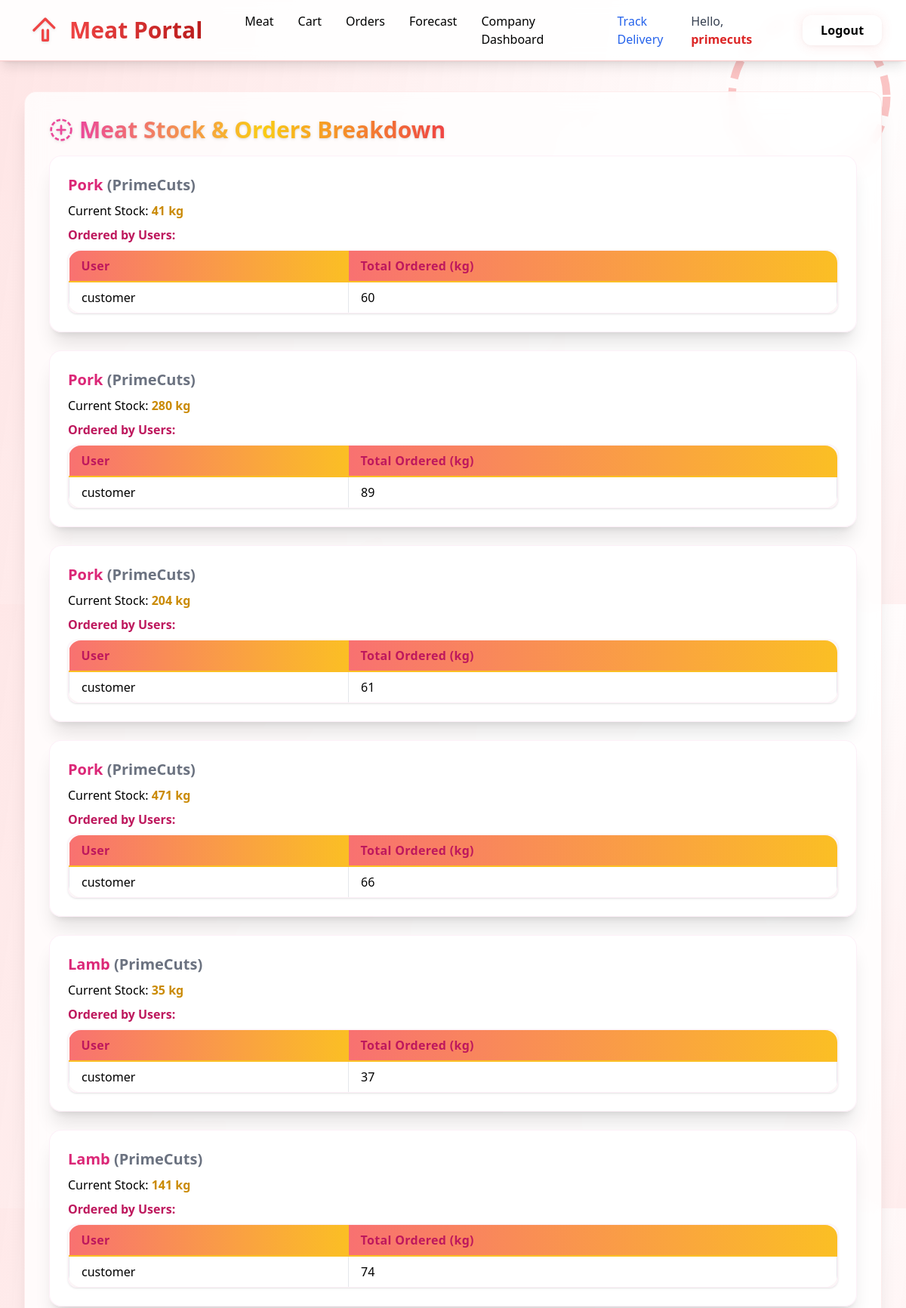
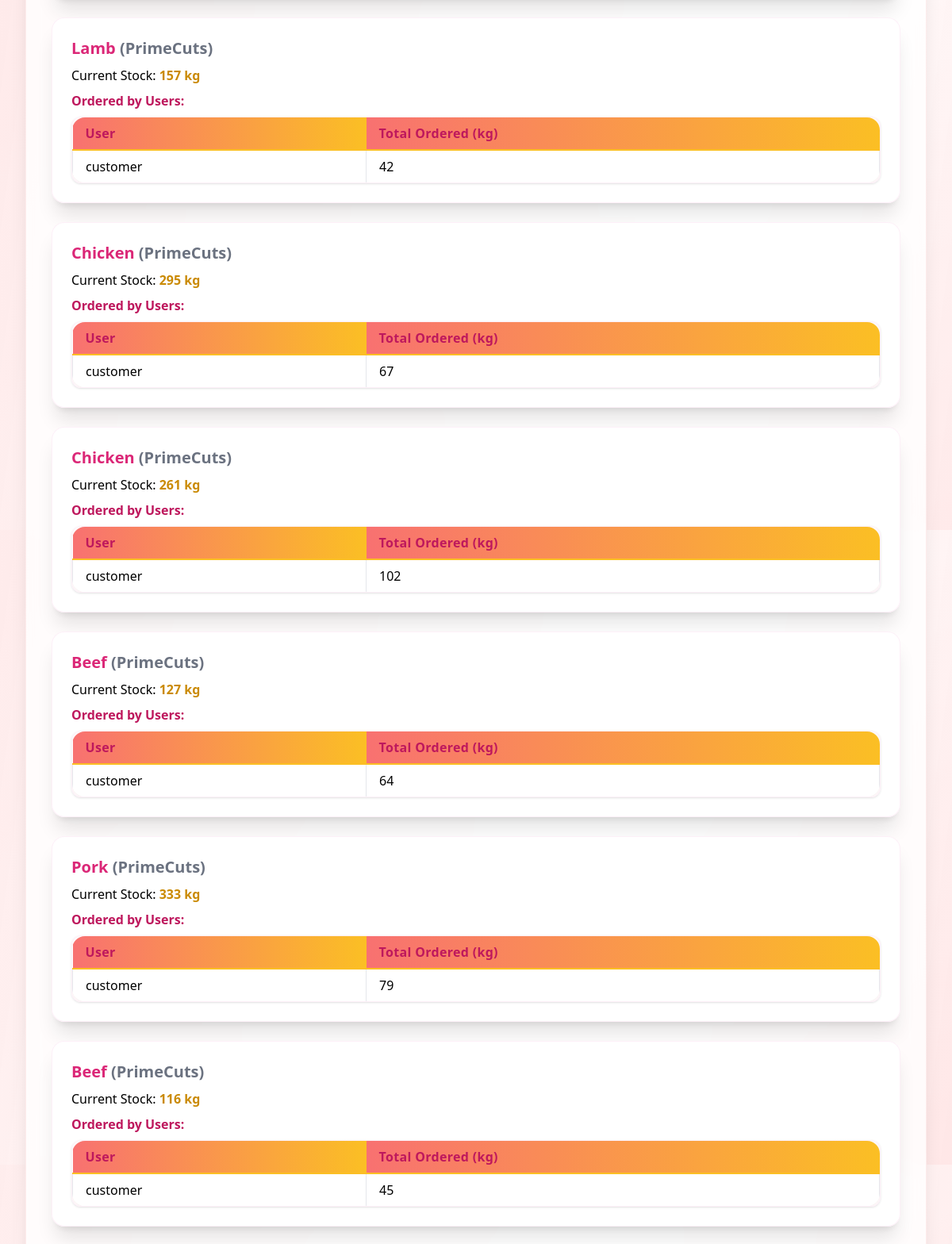
The app's page /meat/company/meat-orders/ (signed in, upper part) with its own data (2 pictures, top to bottom).
### meat/models.py (models this page shows, shortened)
class Meat(models.Model):
    MEAT_TYPE_CHOICES = (
        ('beef', 'Beef'),
        ('pork', 'Pork'),
        ('chicken', 'Chicken'),
        ('lamb', 'Lamb'),
    )
    company = models.ForeignKey(Profile, on_delete=models.CASCADE, limit_choices_to={'role': 'company'})
    meat_type = models.CharField(max_length=20, choices=MEAT_TYPE_CHOICES)
    quantity = models.PositiveIntegerField()
    date_added = models.DateField(auto_now_add=True)
    price = models.DecimalField(max_digits=8, decimal_places=2)

### accounts/models.py (models this page shows, shortened)
class Profile(models.Model):
    ROLE_CHOICES = (
        ('company', 'Company'),
        ('client', 'Client'),
    )
    user = models.OneToOneField(User, on_delete=models.CASCADE)
    role = models.CharField(max_length=10, choices=ROLE_CHOICES)
    company_name = models.CharField(max_length=255, blank=True, null=True)
    address = models.CharField(max_length=255, blank=True, null=True)
    latitude = models.FloatField(null=True, blank=True)
    longitude = models.FloatField(null=True, blank=True)

### meat/views.py (the view)
# urls.py: path('company/meat-orders/', company_meat_orders, name='company_meat_orders'),
@login_required
def company_meat_orders(request):
    if not hasattr(request.user, 'profile') or request.user.profile.role != 'company':
        return redirect('meat_list')
    meats = Meat.objects.filter(company=request.user.profile)
    meat_orders = []
    for meat in meats:
        items = Item.objects.filter(meat=meat)
        user_orders = {}
        for item in items:
            username = item.order.user.username
            user_orders[username] = user_orders.get(username, 0) + item.quantity
        meat_orders.append({
            'meat': meat,
            'current_quantity': meat.quantity,
            'user_orders': user_orders
        })
    return render(request, 'meat/company_meat_orders.html', {'meat_orders': meat_orders})

### templates/meat/company_meat_orders.html (shortened to what this page needs)
{% extends 'base.html' %}
{% block content %}
<div class="animate-fade-in transition-all duration-500">
    <div class="flex items-center mb-4">
        <svg class="h-8 w-8 text-pink-500 drop-shadow animate-bounce mr-2" fill="none" stroke="currentColor" stroke-width="2" viewBox="0 0 24 24">
            <circle cx="12" cy="12" r="10" stroke-dasharray="4 2"/>
            <path stroke-linecap="round" stroke-linejoin="round" d="M8 12h8M12 8v8"/>
        </svg>
        <h2 class="text-3xl font-extrabold bg-gradient-to-r from-pink-500 via-yellow-400 to-red-500 bg-clip-text text-transparent drop-shadow">Meat Stock & Orders Breakdown</h2>
    </div>
    {% for entry in meat_orders %}
        <div class="mb-6 bg-white/90 p-6 rounded-2xl shadow-xl border border-pink-100/60 animate-fade-in-up">
            <h3 class="font-bold text-xl text-pink-600 mb-2">{{ entry.meat.get_meat_type_display }} <span class="text-gray-500">({{ entry.meat.company.company_name }})</span></h3>
            <p>Current Stock: <span class="font-semibold text-yellow-600">{{ entry.current_quantity }} kg</span></p>
            <h4 class="mt-2 font-semibold text-pink-700">Ordered by Users:</h4>
            {% if entry.user_orders %}
            <div class="overflow-x-auto rounded-xl shadow border border-pink-100/60 bg-white/80 backdrop-blur-md mt-2">
                <table class="min-w-full">
                    <thead>
                        <tr>
                            <th class="px-4 py-2 text-pink-700">User</th>
                            <th class="px-4 py-2 text-pink-700">Total Ordered (kg)</th>
                        </tr>
                    </thead>
                    <tbody>
                        {% for username, qty in entry.user_orders.items %}
                        <tr class="hover:bg-pink-50 transition duration-200">
                            <td class="border px-4 py-2">{{ username }}</td>
                            <td class="border px-4 py-2">{{ qty }}</td>
                        </tr>
                        {% endfor %}
                    </tbody>
                </table>
            </div>
            {% else %}
                <p class="text-gray-500">No orders for this meat yet.</p>
            {% endif %}
        </div>
    {% endfor %}
</div>
{% endblock %}

### templates/base.html (shortened to what this page needs)
{% load static %}
<!DOCTYPE html>
<html lang="en">
<head>
    <script src="https://cdn.tailwindcss.com"></script>
    <link rel="stylesheet" href="{% static 'css/fancy.css' %}">
</head>
<body class="relative bg-gradient-to-br from-red-50 via-white to-red-100 min-h-screen flex flex-col font-sans overflow-x-hidden">
    <div class="pointer-events-none fixed inset-0 z-0">
    </div>
    <svg class="pointer-events-none fixed top-0 right-0 z-10 w-64 h-64 opacity-30 animate-spin-slow" viewBox="0 0 200 200" fill="none">
        <circle cx="100" cy="100" r="80" stroke="#ef4444" stroke-width="8" stroke-dasharray="20 10" fill="none"/>
    </svg>
    <header class="relative z-20">
        <nav class="bg-white/90 backdrop-blur border-b border-red-200 shadow-lg" role="navigation" aria-label="Main navigation">
            <div class="max-w-7xl mx-auto px-4 sm:px-6 lg:px-8">
                <div class="flex justify-between h-20 items-center">
                    <div class="flex items-center">
                        <a href="/" class="flex-shrink-0 flex items-center text-3xl font-extrabold text-red-600 hover:text-red-800 focus:outline-none focus:ring-2 focus:ring-red-400 rounded-lg px-2 py-1 transition" aria-label="Home">
                            <svg class="h-10 w-10 mr-3 text-red-500 drop-shadow" fill="none" stroke="currentColor" stroke-width="2" viewBox="0 0 24 24" aria-hidden="true">
                                <path stroke-linecap="round" stroke-linejoin="round" d="M3 12l2-2m0 0l7-7 7 7m-9 2v8m4-8v8m-4 0h4"></path>
                            </svg>
                            <span class="bg-gradient-to-r from-red-500 to-red-700 bg-clip-text text-transparent">Meat Portal</span>
                        </a>
                        <div class="hidden sm:ml-12 sm:flex sm:space-x-8">
                            <a href="/meat/" class="fancy-nav-link">Meat</a>
                            <a href="/orders/cart/" class="fancy-nav-link">Cart</a>
                            <a href="/orders/history/" class="fancy-nav-link">Orders</a>
                            <a href="/ai/forecast/" class="fancy-nav-link">Forecast</a>
                            <a href="/meat/company/" class="fancy-nav-link">Company Dashboard</a>
                            <a href="/logistics/track/" class="fancy-nav-link text-blue-600 hover:text-blue-800 border-blue-600 hover:border-blue-800">Track Delivery</a>
                        </div>
                    </div>
                    <div class="hidden sm:flex sm:items-center space-x-4">
                        {% if user.is_authenticated %}
                            <span class="text-gray-700 font-medium mr-2">Hello, <span class="text-red-600 font-bold">{{ user.username|escape }}</span></span>
                            <form method="post" action="/accounts/logout/" class="inline">
                                <button type="submit" class="fancy-btn-red">Logout</button>
                            </form>
                        {% else %}
                            <a href="/accounts/login/" class="fancy-btn-blue mr-2">Login</a>
                            <a href="/accounts/register/" class="fancy-btn-green">Register</a>
                        {% endif %}
                    </div>
                </div>
            </div>
        </nav>
    </header>
    <main class="flex-1 relative z-10">
        <div class="max-w-7xl mx-auto py-10 sm:px-6 lg:px-8">
            <div class="bg-white/80 rounded-2xl shadow-xl p-8 backdrop-blur-md border border-red-100/60 transition-all duration-300 hover:shadow-2xl hover:border-red-200">
                {% block content %}{% endblock %}
            </div>
        </div>
    </main>
</body>
</html>

### static/css/fancy.css (style rules this page uses)
.fancy-btn-red, .fancy-btn-blue, .fancy-btn-green { transition: all 0.3s cubic-bezier(.39,.575,.565,1); box-shadow: 0 2px 16px 0 rgba(239,68,68,0.10), 0 1.5px 6px 0 rgba(0,0,0,0.04); will-change: transform, filter; }
.fancy-btn-red, .fancy-btn-blue, .fancy-btn-green { border: none; cursor: pointer; font-size: 1rem; letter-spacing: 0.01em; font-family: inherit; transition-property: background, color, box-shadow, transform, filter; border-radius: 0.75rem; padding: 0.5rem 1.5rem; font-weight: 600; display: inline-block; position: relative; z-index: 1; outline: none; }
.animate-fade-in { animation: fade-in 1s ease; }
.animate-fade-in-up { animation: fade-in-up 0.7s cubic-bezier(.39,.575,.565,1) both; }
table { border-collapse: separate; border-spacing: 0; width: 100%; background: rgba(255,255,255,0.95); border-radius: 1rem; overflow: hidden; box-shadow: 0 2px 16px 0 rgba(239,68,68,0.07), 0 1.5px 6px 0 rgba(0,0,0,0.03); }
th, td { padding: 0.75rem 1rem; text-align: left; }
th { background: linear-gradient(90deg, #f87171 0%, #fbbf24 100%); color: #fff; font-weight: 700; letter-spacing: 0.02em; border-bottom: 2px solid #fbbf24; }
td { border-bottom: 1px solid #f3f4f6; }
tr:last-child td { border-bottom: none; }
.overflow-x-auto { scrollbar-width: thin; scrollbar-color: #ef4444 #f3f4f6; }

### templates/meat/company_meat_orders.html (style rules this page uses)
.animate-fade-in { animation: fade-in 1s ease; }
.animate-fade-in-up { animation: fade-in-up 0.7s cubic-bezier(.39,.575,.565,1) both; }

### templates/base.html (style rules this page uses)
.fancy-nav-link { @apply inline-flex items-center px-3 pt-1 border-b-2 border-transparent text-lg font-semibold text-gray-700 hover:border-red-600 hover:text-red-700 focus:outline-none focus:text-red-900 focus:border-red-900 transition-all duration-200 rounded-t-lg; @apply transition-transform duration-200 ease-in-out hover:scale-110 active:scale-95; }
.fancy-btn-red { @apply bg-gradient-to-r from-red-500 to-red-700 hover:from-red-600 hover:to-red-800 text-white px-4 py-2 rounded-lg shadow-md font-semibold focus:outline-none focus:ring-2 focus:ring-red-400 transition-all duration-200; @apply hover:scale-105 active:scale-95 hover:shadow-lg; }
.animate-spin-slow { animation: spin-slow 18s linear infinite; }
.fancy-btn-red, .fancy-btn-blue, .fancy-btn-green { @apply transition-all duration-300 ease-in-out transform; box-shadow: 0 2px 16px 0 rgba(239,68,68,0.10), 0 1.5px 6px 0 rgba(0,0,0,0.04); }

### records on screen
Meat: meat.meat_type "Pork", meat.company.company_name "PrimeCuts", current_quantity "41", user_orders "60"
Meat: meat.meat_type "Pork", meat.company.company_name "PrimeCuts", current_quantity "280", user_orders "89"
Meat: meat.meat_type "Pork", meat.company.company_name "PrimeCuts", current_quantity "204", user_orders "61"
Meat: meat.meat_type "Pork", meat.company.company_name "PrimeCuts", current_quantity "471", user_orders "66"
Meat: meat.meat_type "Lamb", meat.company.company_name "PrimeCuts", current_quantity "35", user_orders "37"
Meat: meat.meat_type "Lamb", meat.company.company_name "PrimeCuts", current_quantity "141", user_orders "74"
Meat: meat.meat_type "Lamb", meat.company.company_name "PrimeCuts", current_quantity "157", user_orders "42"
Meat: meat.meat_type "Chicken", meat.company.company_name "PrimeCuts", current_quantity "295", user_orders "67"
Meat: meat.meat_type "Chicken", meat.company.company_name "PrimeCuts", current_quantity "261", user_orders "102"
Meat: meat.meat_type "Beef", meat.company.company_name "PrimeCuts", current_quantity "127", user_orders "64"
Meat: meat.meat_type "Pork", meat.company.company_name "PrimeCuts", current_quantity "333", user_orders "79"
Meat: meat.meat_type "Beef", meat.company.company_name "PrimeCuts", current_quantity "116", user_orders "45"

### other values on screen
{{ user.username|escape }} "primecuts"
{{ username }} "customer" "customer" "customer" "customer" "customer" "customer" "customer" "customer" "customer" "customer" "customer" "customer"
